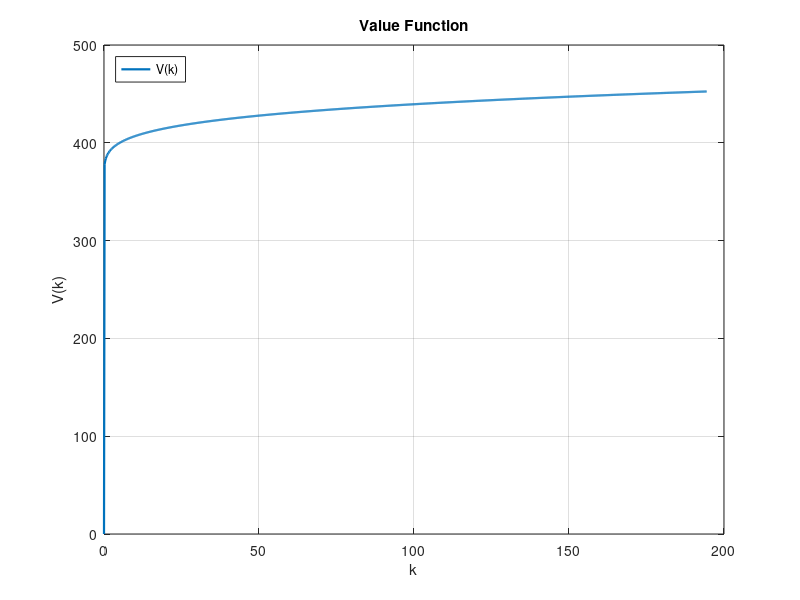
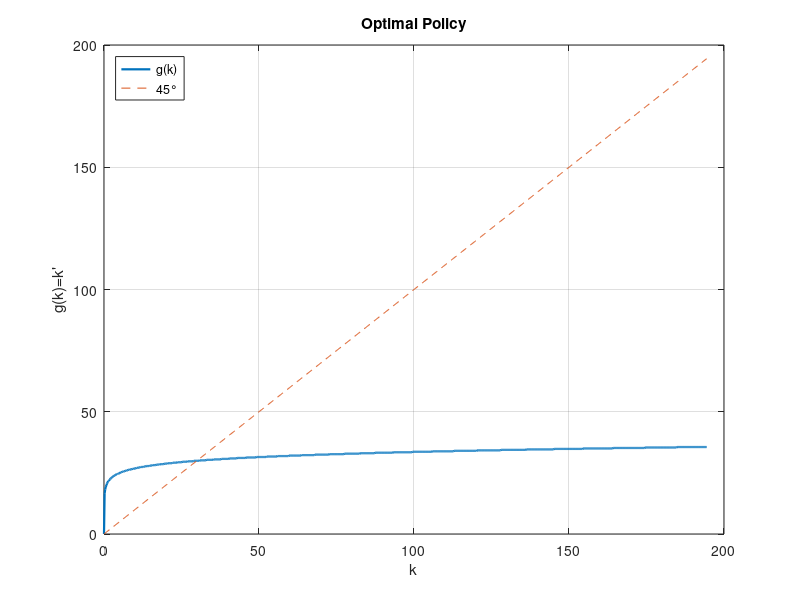
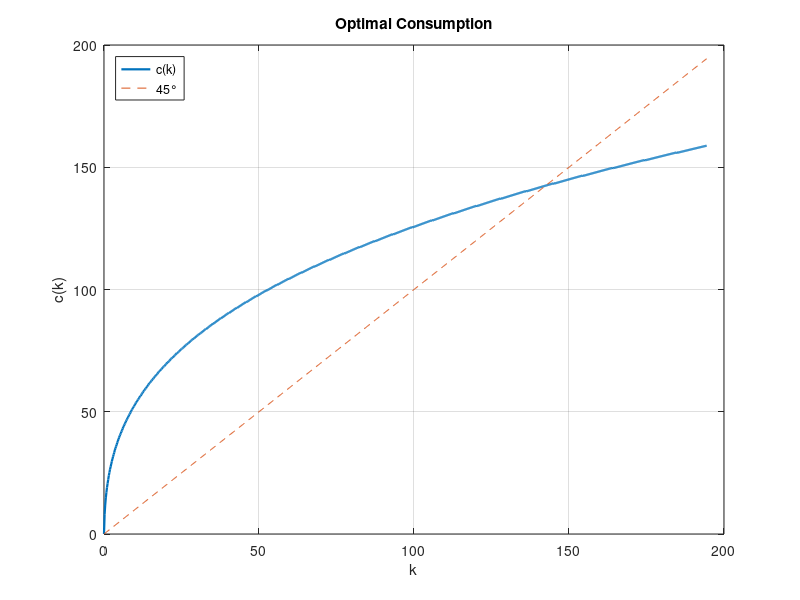

The MATLAB script that drew these images, in order:
% rck_vfi.m

clear; clc;

% ==== parâmetros (do slide) ====
gamma = 0.2;   A = 40;   alpha = 0.3;   beta = 0.9;

% ==== grade ====
Ng = 1001;                               % # pontos
xm = 0.0;
xM = A^(1/(1-alpha));                   % domínio estável
d  = (xM - xm)/(Ng-1);
x  = xm:d:xM;                           % 1xNg
N  = Ng;

% ==== matriz de payoff F(i,j) no estilo dos slides ====
F = -inf(N,N);
for i = 1:N
    for j = 1:N
        % viabilidade: c = A*x(i)^alpha - x(j) >= 0
        if A*x(i)^alpha >= x(j)
            c = A*x(i)^alpha - x(j);
            if abs(gamma - 1) < 1e-12
                F(i,j) = log(c);                       % caso limite 
            else
                % >>> forma exatamente como no slide:
                F(i,j) = (1-gamma)^(-1) * ( c^(1-gamma) );
                % (sem o "-1" constante)
            end
        else
            F(i,j) = -Inf;                              % inviável
        end
    end
end

% ==== iteração do valor (parada por tolerância) ====
v0    = zeros(N,1);
tol   = 1e-10;
maxit = 5e4;
dist  = inf; it = 0;

while dist > tol && it < maxit
    Tv = F + beta.*v0';                % aplica o operador de Bellman
    [v1, pol] = max(Tv, [], 2);        % valor e argmax
    dist = max(abs(v1 - v0));
    v0   = v1;  it = it + 1;
end
fprintf('Convergiu em %d iterações; dist = %.3e; Ng = %d\n', it, dist, Ng);

% ==== política e gráficos ====
g = x(pol)';                              % k'(k)
c = A*(x'.^alpha) - g;                    % consumo ótimo

% --- Value function (sem 45°) ---
figure;
plot(x, v1, 'LineWidth',1.6); grid on;
title('Value Function'); xlabel('k'); ylabel('V(k)');
legend('V(k)','Location','NorthWest');

% --- Optimal policy + 45° ---
figure;
plot(x, g, 'LineWidth',1.6); hold on; plot(x, x, '--');
grid on;
title('Optimal Policy'); xlabel('k'); ylabel("g(k)=k'");
legend('g(k)','45°','Location','NorthWest');

% --- Consumo + 45° ---
figure;
plot(x, c, 'LineWidth',1.6); hold on; plot(x, x, '--');
grid on;
title('Optimal Consumption'); xlabel('k'); ylabel('c(k)');
legend('c(k)','45°','Location','NorthWest');
